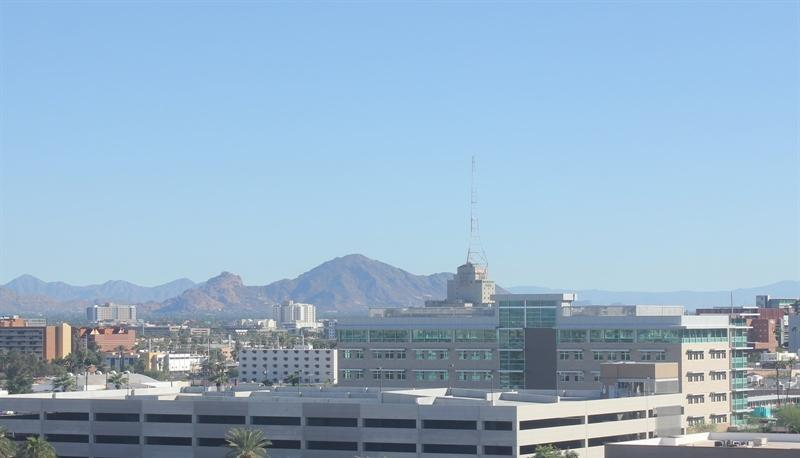
#> input picture aula-2-transformacao/desafio-3/imagens/test/day/20151101_165048.jpg, 800 x 458 px; its folder holds only this picture in this run
$ jupyter execute --allow-errors desafio-3-solucao.ipynb   (shell and % lines are left out)
#> lines starting #> are read from the running program, lines starting #| are printed output that depends on the picture
## Classificador de imagens de dia e noite

Utilizando o conjunto de imagens do dataset do projeto [AMOS](http://cs.uky.edu/~jacobs/datasets/amos/) (Archive of Many Outdoor Scenes), construir um classificador de imagens que dado uma determinada imagem deverá ser capaz em classificar em _dia_ ou _noite_.

Para este modelo, será levado em consideração como principal característica seu respectivo valor de brilho.

Exemplos de imagens disponíveis na pasta _imagens_.

_Dia_

_Noite_

## 1. Requerimentos

Todas as bibliotecas já estão instaladas no Google Colab.

* OpenCV >= 3.4.3
* Matplotlib >= 3.1.3
* Seaborn >= 0.0.10
* Numpy >= 1.18.1

### 1.2 Arquivos

Baixe o repositório do GitHub utilizando o comando abaixo. Em caso de atualização, utilize o comando para apagar o diretório antes.

Vamos agora posicionar o diretório do repositório para a aula respectiva. Nesse caso envie o comando de mudança de diretório

[cell 1]
%cd fiap-ml-visao-computacional/aula-2-transformacao/desafio-3/

## 2. Principais atividades do _pipeline_

1. Normalizar
2. Extrair características
3. Construir classificador
4. Testar o modelo

*Adaptado deste [repositório](https://github.com/udacity/CVND_Exercises/blob/master/1_1_Image_Representation) de Visão Computacional da Udacity, de Cezanne Camacho.*

[cell 2]
import os
import glob
import cv2
import numpy as np
import matplotlib.pyplot as plt
import matplotlib.image as mpimg

from sklearn.model_selection import cross_val_score
from sklearn.tree import DecisionTreeClassifier
from sklearn.metrics import plot_confusion_matrix

[cell 3]
def carregar_arquivos(image_dir):

#> called with image_dir = 'imagens/test'
    im_list = []
    image_types = ["day", "night"]

    for im_type in image_types:

        for file in glob.glob(os.path.join(image_dir, im_type, "*")):

            im = cv2.imread(file)
#> im is the input picture: shape (458, 800, 3); mean B, G, R 200.6, 177.3, 149.4
            im = cv2.cvtColor(im, cv2.COLOR_BGR2RGB)

            if not im is None:
                im_list.append((im, im_type))

    return im_list

[cell 4]
lista_imagens_teste = carregar_arquivos("imagens/test")
#> lista_imagens_teste = 2 items
lista_imagens_treinamento = carregar_arquivos("imagens/training")
#> lista_imagens_treinamento = 2 items

## 3. Normalização

Constuir uma função que receberá uma imagem e redimensionará para o tamanho 1000 x 600.

Esta a seguir possui 700 de altura 1300 de comprimento.

#> (a cell that did not finish here is left out)

Já esta nova imagem é menor, possuindo 350 x 650 pixels.

[cell 6]
plt.imshow(lista_imagens_treinamento[0][0])
plt.title(lista_imagens_treinamento[0][1])

[cell 7]
def padronizar_imagem(imagem):
    imagem_padrao = cv2.resize(imagem, (1000, 600), interpolation = cv2.INTER_LANCZOS4)
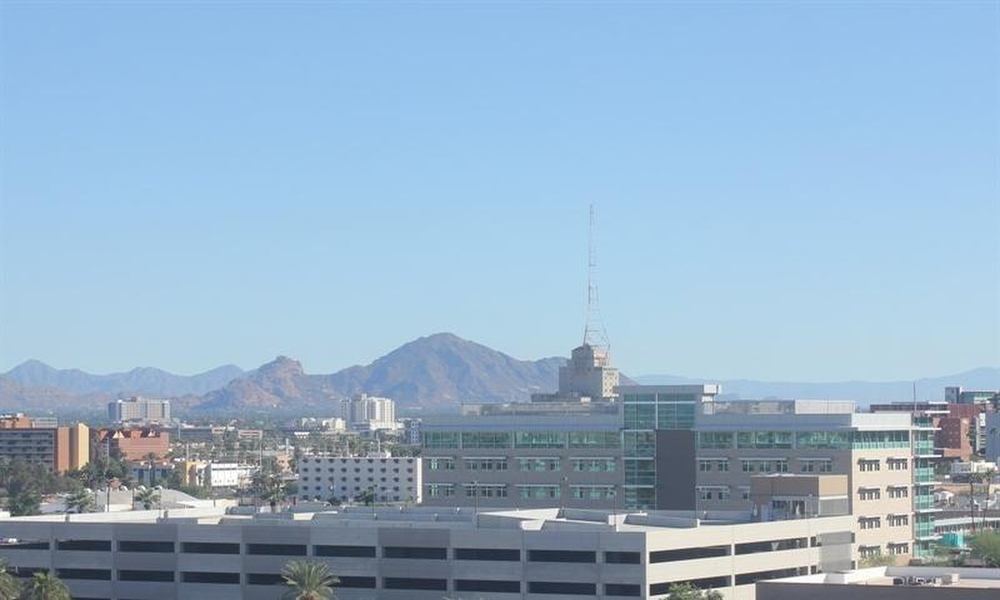
#> imagem_padrao: shape (600, 1000, 3); mean R, G, B 149.4, 177.3, 200.6

    return imagem_padrao

## 4. Extração de características

Para cada imagem analisada, extrair o componente de brilho médio associado.

[cell 8]
def extrair_brilho_medio(imagem):
    hsv = cv2.cvtColor(imagem, cv2.COLOR_RGB2HSV)

    soma_brilho = np.sum(hsv[:,:,2])
    area = imagem.shape[0]*imagem.shape[1]

    media_brilho = soma_brilho/area

    return media_brilho

Agora vamos construir uma lista com todas as imagens e seus brilhos médios extraídos. Vamos também rotular as imagens utilizando hot-enconding, sendo 1 para dia e 0 para noite.

[cell 9]
def extrair_caracteristica_imagem(lista_imagem):

    lista_imagem_padrao = []

    for imagem_dados in lista_imagem:
        imagem = imagem_dados[0]
        label = imagem_dados[1]

        imagem_redimensionada = padronizar_imagem(imagem)

        brilho_medio = extrair_brilho_medio(imagem_redimensionada)

        if label == "day":
            label_encoded = 1
        else:
            label_encoded = 0

        lista_imagem_padrao.append((brilho_medio, label_encoded))
#> this loop made 2 passes
#> (label, soma_brilho in extrair_brilho_medio, area in extrair_brilho_medio, media_brilho in extrair_brilho_medio, brilho_medio, label_encoded) on passes 1 to 2: ('day', 121008826, 600000, 201.7, 201.7, 1), ('night', 51832148, 600000, 86.39, 86.39, 0)
#> pass 2, in padronizar_imagem (call 3), `imagem_padrao = cv2.resize(imagem, (1000, 600), interpolation = cv2.IN..`:
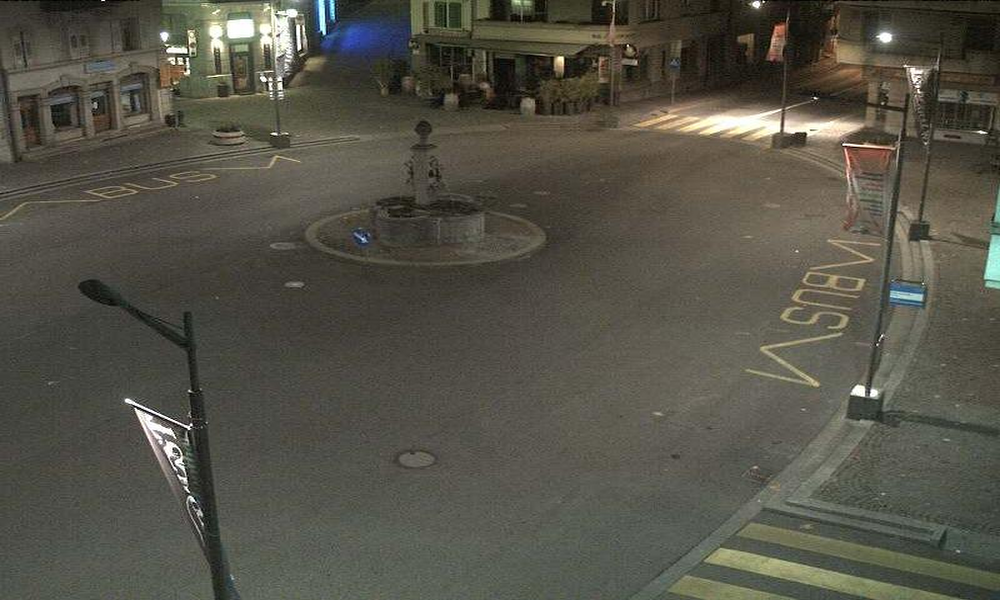
#> imagem_padrao: shape (600, 1000, 3); mean R, G, B 84.6, 82.7, 71.9
#> after the loop, lista_imagem_padrao = [(201.7, 1), (86.39, 0)]

    return lista_imagem_padrao

Testando a rotulação de imagem e padronização.

[cell 10]
plt.imshow(padronizar_imagem(lista_imagens_treinamento[0][0]))
plt.title(lista_imagens_treinamento[0][1])

#> (a cell that did not finish here is left out)

Obtendo as características de ambos os grupos de imagens, treinamento e testes.

[cell 12]
lista_padronizada_treinamento = extrair_caracteristica_imagem(lista_imagens_treinamento)
#> lista_padronizada_treinamento = [(201.7, 1), (86.39, 0)]
lista_padronizada_teste = extrair_caracteristica_imagem(lista_imagens_teste)
#> the loop in extrair_caracteristica_imagem (call 2), `for imagem_dados in lista_imagem:` made 2 passes
#> lista_padronizada_teste = [(201.7, 1), (86.39, 0)]

## 5. Construção do classificador

Desenvolver um modelo de aprendizado de máquina que seja capaz de classificar adequadamente, com no mínimo 90% de acurácia, as imagens que representam o dia e a noite.

[cell 13]
classificador_decision_tree = DecisionTreeClassifier(random_state=0)

A função a seguir é para padronizar a forma que o ``ScikitLearn`` obtém os dados, separando o que é classe (Y) do que é feature (X).

[cell 14]
def definicao_feature_class(lista_padronizada):
    X = []
    Y = []

    for item in lista_padronizada:
        X.append(item[0])
        Y.append(item[1])
#> this loop made 2 passes
#> after the loop, X = [201.7, 86.39]; Y = [1, 0]

    X = np.array(X).reshape(-1, 1)
    Y = np.array(Y).reshape(-1, 1)

    return X, Y

[cell 15]
X, Y = definicao_feature_class(lista_padronizada_treinamento)
#> X = [201.7, 86.39]; Y = [1, 0]

[cell 16]
classificador_decision_tree.fit(X, Y)

Testando algumas classificações.

[cell 17]
plt.imshow(padronizar_imagem(lista_imagens_treinamento[0][0]))
plt.title(lista_imagens_treinamento[0][1])

[cell 18]
classificador_decision_tree.predict([[lista_padronizada_treinamento[0][0]]])
#> Out = [1]

#> (a cell that did not finish here is left out)

#> (a cell that did not finish here is left out)

## 6. Teste do modelo

Dado o conjunto de testes, verificar a acurácia do modelo.

[cell 21]
from sklearn.metrics import accuracy_score
from sklearn.metrics import confusion_matrix

X_test, Y_test = definicao_feature_class(lista_padronizada_teste)
#> the loop in definicao_feature_class (call 2), `for item in lista_padronizada:` made 2 passes
#> X_test = [201.7, 86.39]; Y_test = [1, 0]
Y_pred = classificador_decision_tree.predict(X_test)
#> Y_pred = [1, 0]

## 6.1 Precisão

Calcular a precisão do modelo com base os dados de teste.

[cell 22]
accuracy_score(Y_test,Y_pred)*100
#> Out = 100

## 6.2 Matriz de confusão

Calcular a matriz de confusão do modelo, levando em consideração os dados de teste.

[cell 23]
confusion_matrix(Y_test, Y_pred)
#> Out = [[1, 0], [0, 1]]
